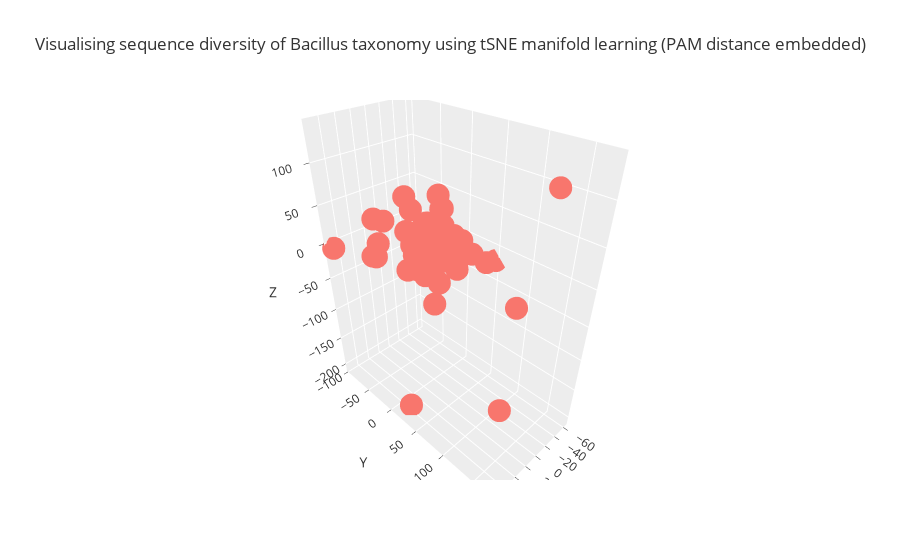

Source (notebook cell):
### Markdown cell above
## 3.4 3D tSNE Visualisation
Finally, we combine all the above results and generate a 3D visualisation of the tSNE manifold learning approach with respect to sequence diversty of the Bacillus taxonomy.

### Code cell
fig = px.scatter_3d(tSNE_df, x='tSNE_x', y='tSNE_y', z='tSNE_z',
                    hover_name=tSNE_df.index, template='ggplot2', opacity=1, 
                    title='Visualising sequence diversity of Bacillus taxonomy using tSNE manifold learning (PAM distance embedded)',
                    labels={'tSNE_x': 'X', 'tSNE_y': 'Y', 'tSNE_z':'Z'}, )

# Write the figure to a HTML representation and download for later
fig.write_html('scatter-3d.html')
fig

### Figure 1 — Plotly figure (JSON) as saved in the notebook; plotly's stock layout.template omitted (floating-point values rounded to 4 significant figures)
{"data": [{"hovertemplate": "<b>%{hovertext}</b><br><br>X=%{x}<br>Y=%{y}<br>Z=%{z}<extra></extra>", "hovertext": ["sp_P40136_CYAA_BACAN:0-33", "sp_P21130_SACB_BACAM:0-34", "sp_P05655_SACB_BACSU:0-34", "sp_P13423_PAG_BACAN:0-25", "sp_P39848_LYTD_BACSU:0-32", "sp_Q02114_LYTC_BACSU:0-29", "sp_P80172_HBLA_BACCE:0-26", "sp_P42111_YXAL_BACSU:0-29", "sp_P54507_TASA_BACSU:0-32", "sp_P55278_MANB_BACIU:0-29", "sp_O05512_MANB_BACSU:0-26", "sp_P00780_SUBC_BACLI:0-34", "sp_P00782_SUBT_BACAM:0-28", "sp_P04189_SUBT_BACSU:0-34", "sp_P35835_SUBN_BACNA:0-34", "sp_P00783_SUBT_BACSA:0-34", "sp_P94356_YXKC_BACSU:0-29", "sp_P40767_CWLO_BACSU:0-23", "sp_P20724_ELYA_BACYA:0-32", "sp_P25152_BSAP_BACSU:0-29", "sp_P00649_RN_BACIN:0-34", "sp_P48068_RN_BACPU:0-34", "sp_P00648_RNBR_BACAM:0-33", "sp_P71014_BSLA_BACSU:0-33", "sp_O31411_SACC_BACL7:0-28", "sp_Q45071_XYND_BACSU:0-31", "sp_P00691_AMY_BACSU:0-31", "sp_B1B6T1_PTLY_BACSP:0-27", "sp_Q65DC2_PTLY_BACLD:0-27", "sp_Q8GCB2_PTLY_BACLI:0-27", "sp_P29141_SUBV_BACSU:0-33", "sp_P16397_SUBF_BACSU:0-34", "sp_P39632_BSLB_BACSU:0-35", "sp_P80057_GSEP_BACLD:0-35", "sp_P96729_YWSB_BACSU:0-26", "sp_P39790_MPR_BACSU:0-39", "sp_Q59HN7_PHRH_BACSU:0-26", "sp_O31737_YLQB_BACSU:0-32", "sp_Q45670_THES_BACSJ:0-29", "sp_Q02113_CWBA_BACSU:0-30", "sp_P94217_SLAP2_BACAN:0-34", "sp_Q9RMZ0_Y6545_BACAN:0-33", "sp_P42293_EABN2_BACSU:0-31", "sp_P94522_EABN1_BACSU:0-37", "sp_Q79F14_ESTB_BACSU:0-25", "sp_P37957_ESTA_BACSU:0-36", "sp_Q5U780_LIP_BACSP:0-33", "sp_O34310_PLYC_BACSU:0-32", "sp_Q65EF5_PLYC_BACLD:0-26", "sp_O07532_LYTF_BACSU:0-31", "sp_P54421_LYTE_BACSU:0-30", "sp_O34669_YOCH_BACSU:0-30", "sp_P54423_WPRA_BACSU:0-34", "sp_P39844_DACC_BACSU:0-34", "sp_Q9AQS0_XANLY_BACGL:0-30", "sp_Q07833_WAPA_BACSU:0-37", "sp_G4NYJ6_WAPA_BACS4:0-37", "sp_P68569_BDBA_BACSU:0-22", "sp_P96600_DCTB_BACSU:0-23", "sp_O34918_YOAJ_BACSU:0-30", "sp_P39116_PLY_BACSU:0-26", "sp_P94576_YWOF_BACSU:0-24", "sp_Q03091_BSN1_BACAM:0-31", "sp_O32150_BSN2_BACSU:0-31", "sp_P38422_DACF_BACSU:0-28", "sp_P08750_DACA_BACSU:0-36", "sp_P39824_BLAC_BACSU:0-29", "sp_P04957_GUB_BACSU:0-33", "sp_O07013_GANB_BACSU:0-29", "sp_Q45070_XYNC_BACSU:0-37", "sp_Q6YK37_XYNC_BACIU:0-38", "sp_P54484_YQGA_BACSU:0-33", "sp_Q45105_TACY_BACCE:0-33", "sp_P40406_NAGZ_BACSU:0-31", "sp_P06832_NPRE_BACAM:0-32", "sp_P68735_NPRE_BACSA:0-32", "sp_P68736_NPRE_BACSU:0-32", "sp_O34344_SDPC_BACSU:0-30", "sp_P39899_NPRB_BACSU:0-33", "sp_P05806_NPRE_BACCE:0-32", "sp_P00800_THER_BACTH:0-33", "sp_Q59223_THER_BACSO:0-30", "sp_P28842_SUBT_BACS9:0-31", "sp_P33377_PHL3_BACCE:0-32", "sp_P11889_PHL2_BACCE:0-32", "sp_P09599_PHL1_BACCE:0-32", "sp_P05618_CDGT_BACS0:0-32", "sp_P09121_CDGT_BACS3:0-32", "sp_P30921_CDGT_BAC11:0-32", "sp_P17692_CDGT_BACS8:0-32", "sp_P31747_CDGT_BACSS:0-36", "sp_P14014_CDGT_BACLI:0-36", "sp_P31746_CDGT_BACS2:0-34", "sp_P27036_CDGT_BACOH:0-34", "sp_O07921_CHIS_BACSU:0-40", "sp_P94449_PEL2_BACIU:0-29", "sp_O34819_PEL1_BACSU:0-29", "sp_O32041_YRVJ_BACSU:0-32", "sp_O34313_NTPES_BACSU:0-40", "sp_P96740_PGDS_BACSU:0-32", "sp_P16396_SUBE_BACSU:0-32", "sp_O82833_GELLY_BACSP:0-33", "sp_O66037_PHYT_BACSD:0-31", "sp_O31097_PHYC_BACIU:0-31", "sp_P42094_PHYT_BACSU:0-31", "sp_P05656_SACC_BACSU:0-29", "sp_P06278_AMY_BACLI:0-34", "sp_P00692_AMY_BACAM:0-36", "sp_P19571_AMT6_BACS7:0-38", "sp_O31526_YESW_BACSU:0-40", "sp_P54422_GGT_BACSU:0-33", "sp_P63186_GGT_BACNA:0-33", "sp_P42983_NUCB_BACSU:0-31"], "legendgroup": "", "marker": {"color": "#F8766D", "opacity": 1, "symbol": "circle"}, "mode": "markers", "name": "", "scene": "scene", "showlegend": false, "type": "scatter3d", "x": [22.13, 0.8125, -1.184, 17.32, 0.5443, 22.33, 0.6047, -10.27, 0.2322, -0.08456, 0.9795, 19.31, -0.116, 17.43, 1.009, 9.026, -1.104, 0.3018, 0.3112, 10.1, 2.537, 17.24, 60.44, 20.04, -34.18, 0.3427, -63.08, 0.5115, 3.841, 0.6594, 1.076, -46.16, 0.7657, 34.44, 15.74, 0.6157, 0.4051, 0.7632, 0.8095, -0.1479, 0.644, 8.474, -9.193, 0.5906, 1.913, 0.471, 0.6616, 0.8376, 33.33, -48.21, 0.6624, 0.3387, 15.75, 2.265, 72.57, 3.636, -2.994, -1.994, 0.6042, 14.89, 0.7046, -20.36, 0.6492, 1.061, -38.59, 75.07, 0.7362, 0.2282, 13.71, 0.3918, -14.39, 0.5438, -3.473, 16.57, 0.453, -4.733, 0.6703, 56.47, -0.211, 0.4946, -0.1097, 0.9407, 25.54, -5.028, 0.9337, 1.379, 0.7817, -46.22, 0.5288, 0.5815, 70.37, 1.04, -7.571, 52.02, 0.526, 0.5381, -42.33, 35.16, -11.84, 1.695, 0.6087, 2.18, -46.5, 4.679, -4.29, -0.04121, 2.761, -0.0109, 0.2135, 2.355, -25.73, -11.19, -3.247], "y": [-16.49, -0.5925, 13.92, 23.61, -0.1922, -1.007, -0.5644, 122.3, 17.73, -0.5457, -0.9271, -0.6757, -0.5873, -13.22, -0.857, -0.9057, 4.738, -0.781, -0.5396, 30.98, 0.1669, -9.721, 19.86, 172.2, 57.39, -0.8599, 48.24, -0.8061, 9.512, -0.7405, -0.5118, -9.239, -0.9624, 50.38, -2.568, -1.132, -0.7863, -0.8476, -0.8302, 3.694, -0.3823, 51.7, -16.26, -0.7506, 0.3856, -0.7523, -0.6535, -0.6395, 26.73, 22.3, -0.8136, -0.7156, 54.91, 0.03555, -94.53, -84.48, 11.1, -5.421, -0.8613, 0.4003, -0.8153, -19.73, -0.8135, -1.078, -22.2, -2.792, -0.8512, -0.7307, -2.461, -0.7768, 6.436, -0.8482, 117.2, -13.16, -0.8357, 41.86, 0.211, -36.65, -0.7757, -0.8265, 9.132, -0.8654, -12.46, 14.65, -1.019, -1.095, -1.393, -9.539, -1.458, -0.5027, -3.844, -0.6743, -18.54, -35.42, -0.5615, -3.787, -0.6649, -0.9406, 38.88, -0.006139, -0.5662, 1.435, -7.464, -20.63, -7.507, -0.6573, -1.94, -0.7806, -1.366, 0.5366, -4.064, -4.637, -0.6134], "z": [70.24, 1.193, 12.96, -56.36, -15.98, -16.13, 1.579, -24.1, -6.943, 0.967, 1.351, 19.52, 1.766, 9.548, 1.381, 1.56, 19.63, 1.307, 1.411, 67.98, -32.4, -2.475, -203.8, 135.6, -5.846, 1.436, -19.54, 1.695, 3.707, 1.005, 1.526, -0.5412, 1.767, -4.79, 27.63, 1.351, 1.378, 1.437, 1.754, 1.484, 1.129, 1.733, 27.62, 1.294, 13.72, 1.401, 1.135, 1.389, -6.803, -15.24, 1.548, 1.554, 28.62, -32.65, -5.294, 10.26, 72.86, 19.67, 1.444, 2.404, 1.679, -43.02, 0.9028, 1.69, 33.72, 22.79, 1.413, 0.8876, 1.835, 1.244, 30.51, 1.328, -186.8, 54.0, 1.388, 27.89, 1.455, 1.459, 1.433, 1.736, 2.577, 1.37, 30.83, 6.248, 1.253, 1.111, 1.314, -0.9269, 1.077, 1.25, 36.48, 1.249, 26.11, 47.43, 1.298, 1.62, -40.65, -11.23, 24.67, 25.44, 1.139, -1.031, -0.0335, 4.459, -15.06, 1.454, -2.02, 1.731, 1.01, 4.964, 7.234, -8.217, 1.032]}], "layout": {"legend": {"tracegroupgap": 0}, "scene": {"domain": {"x": [0, 1], "y": [0, 1]}, "xaxis": {"title": {"text": "X"}}, "yaxis": {"title": {"text": "Y"}}, "zaxis": {"title": {"text": "Z"}}}, "title": {"text": "Visualising sequence diversity of Bacillus taxonomy using tSNE manifold learning (PAM distance embedded)"}}}
